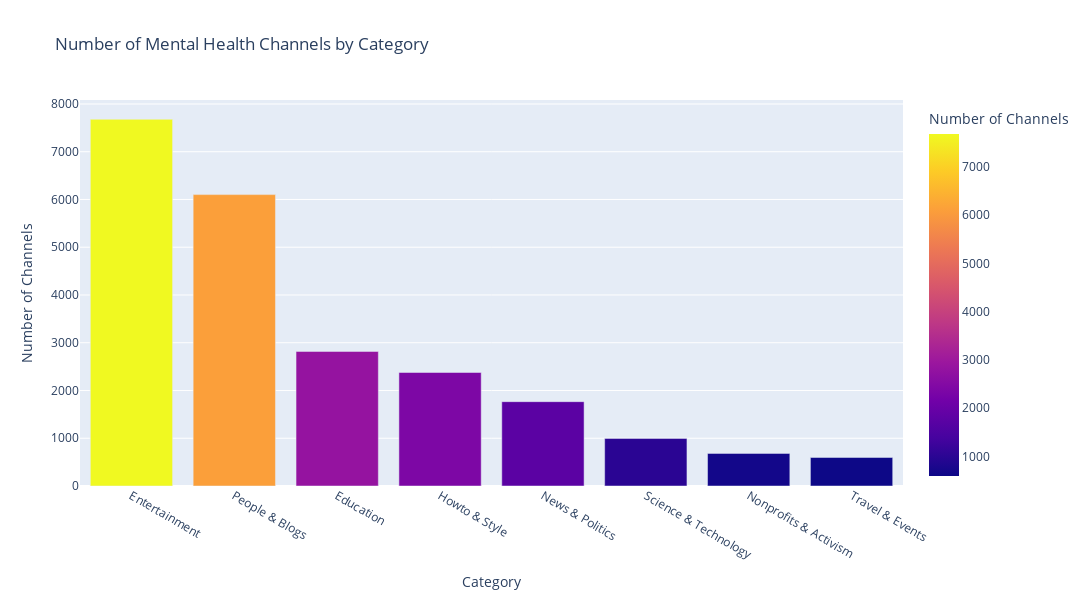

Here is the notebook cell this chart was saved with:
### Markdown cell above
still many inrrelevant channels like Kids Diana Show?

### Code cell
# Counting the number of unique channels for each category in the metadata mental health dataframe
channel_counts_metadata = df_metadata.groupby('categories')['channel_id'].nunique().reset_index(name='channel_count')

# Sorting categories by channel count
sorted_categories_metadata = channel_counts_metadata.sort_values(by='channel_count', ascending=False)

# Creating an interactive bar plot
fig_bar = px.bar(sorted_categories_metadata, x='categories', y='channel_count', color='channel_count',
            labels={'channel_count': 'Number of Channels', 'categories': 'Category'},
            title='Number of Mental Health Channels by Category',
            width=1200, height=600)

# Show the plot
fig_bar.show()

### Figure 1 — Plotly figure (JSON) as saved in the notebook; plotly's stock layout.template omitted (floating-point values rounded to 4 significant figures)
{"data": [{"alignmentgroup": "True", "hovertemplate": "Category=%{x}<br>Number of Channels=%{marker.color}<extra></extra>", "legendgroup": "", "marker": {"color": [7679, 6102, 2818, 2377, 1766, 997, 683, 598], "coloraxis": "coloraxis", "pattern": {"shape": ""}}, "name": "", "offsetgroup": "", "orientation": "v", "showlegend": false, "textposition": "auto", "type": "bar", "x": ["Entertainment", "People & Blogs", "Education", "Howto & Style", "News & Politics", "Science & Technology", "Nonprofits & Activism", "Travel & Events"], "xaxis": "x", "y": [7679, 6102, 2818, 2377, 1766, 997, 683, 598], "yaxis": "y"}], "layout": {"barmode": "relative", "coloraxis": {"colorbar": {"title": {"text": "Number of Channels"}}, "colorscale": [[0, "#0d0887"], [0.1111, "#46039f"], [0.2222, "#7201a8"], [0.3333, "#9c179e"], [0.4444, "#bd3786"], [0.5556, "#d8576b"], [0.6667, "#ed7953"], [0.7778, "#fb9f3a"], [0.8889, "#fdca26"], [1, "#f0f921"]]}, "height": 600, "legend": {"tracegroupgap": 0}, "title": {"text": "Number of Mental Health Channels by Category"}, "width": 1200, "xaxis": {"anchor": "y", "domain": [0, 1], "title": {"text": "Category"}}, "yaxis": {"anchor": "x", "domain": [0, 1], "title": {"text": "Number of Channels"}}}}
